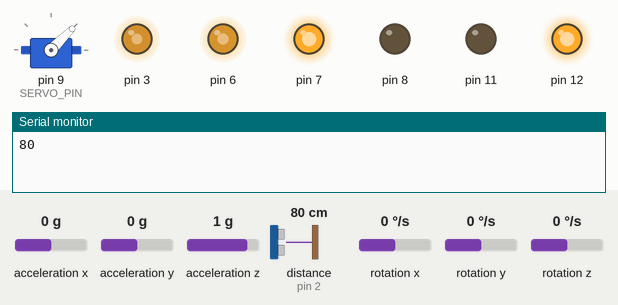
Simulated run of this sketch. Board: Arduino Uno, built with avr-gcc and run on an emulated ATmega328P. Parts: servo, output pins drawn as LEDs (lit = HIGH), the last lines printed to the serial monitor. Inputs (shaded band) come from the test bench; at power-on: distance to the obstacle (sensor on pin 2) 80 cm, acceleration x 0 g, acceleration y 0 g, acceleration z 1 g, rotation x 0 °/s, rotation y 0 °/s, rotation z 0 °/s. The echo pulse lasts 58.3 µs per cm.

Above: at 1.2 s.
1.3 s: distance to the obstacle (sensor on pin 2) set to 120 cm
At 3.4 s:
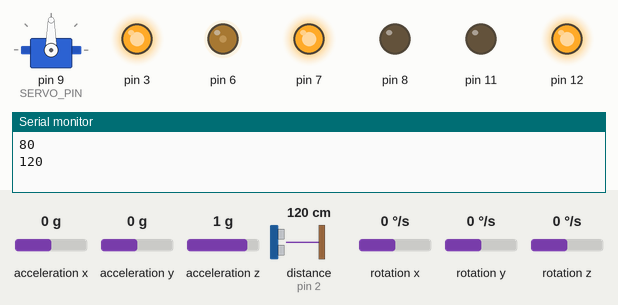
4.5 s: distance to the obstacle (sensor on pin 2) set to 104 cm
6.2 s: distance to the obstacle (sensor on pin 2) set to 97 cm
At 10.9 s:
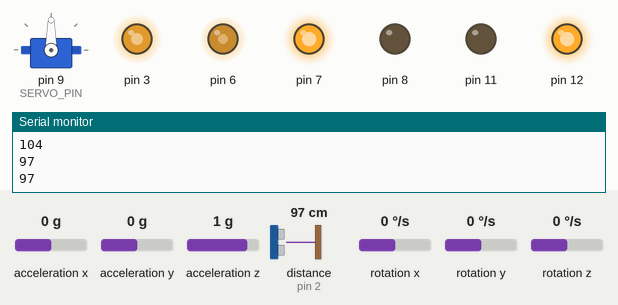
11.6 s: distance to the obstacle (sensor on pin 2) set to 98 cm
At 15.5 s:
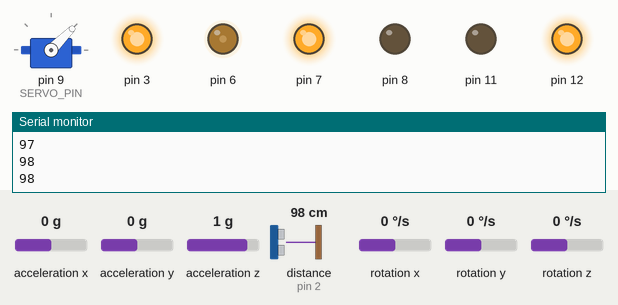
16.6 s: distance to the obstacle (sensor on pin 2) set to 250 cm
At 17.5 s:
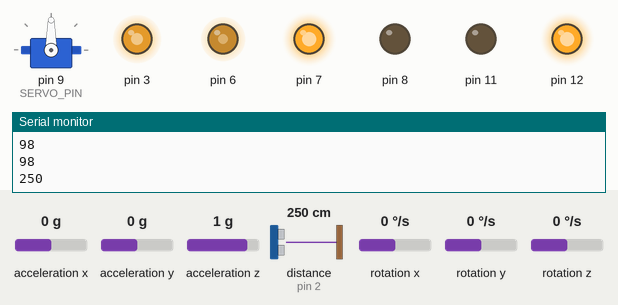
Timing chart, 0 to 19.1 s (numbered marks = the images above; inputs shaded):
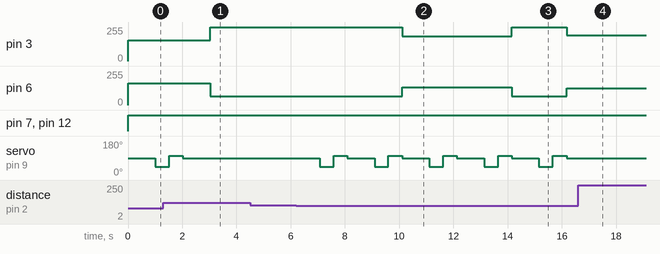

The sketch:

FinalServoTurnAlg.ino
```cpp
//global variables
int frontDistance;
int rightDistance;
int leftDistance;
int limit = 1000;
int startTurn = -1;

//set up distance sensor and servo
#include <Servo.h>
#include <HC_SR04.h>

#define SERVO_PIN 9
#define TRIG_PIN 10
#define ECHO_PIN 2
#define ECHO_INT 0
#define CENTER 90
#define DESIRED_DISTANCE 50

Servo actuator;
HC_SR04 dist_sensor(TRIG_PIN, ECHO_PIN, ECHO_INT);

//set up motor
#include <motor_control.h>

//set up MPU6050
#include <MPU6050.h>
#define SDA 4
#define SCL 5
MPU6050 sensor(SDA, SCL);

//set up PID
#include <PID_v1.h>
double setpoint = -1;
double input;
double output;
double kp = 5;
double ki = 5;
double kd = 0;
PID controller(&input, &output, &setpoint, kp, ki, kd, DIRECT);

//set up State for the PID
#include <State.h>
State controller_state;

void setup() {
  // put your setup code here, to run once:
  //initialize serial monitor for debugging
   Serial.begin(9600);

  //initialize motor setup
    motor_setup();

   //initialize MPU6050
    sensor.initialize();
    sensor.update();

  //initialize State variables
   controller_state.setLinearState(160);
   controller_state.setRotationState(-1);

  //set PID parameters
    controller.SetOutputLimits(-95, 95);
    controller.SetSampleTime(25);
    controller.SetMode(1);

  //initialize distance sensor
  dist_sensor.begin();
  dist_sensor.start();

  //Attach servo to servo pin, and rotate to point sensor forward
  actuator.attach(SERVO_PIN);
  actuator.write(90);
}

void loop() {
  // put your main code here, to run repeatedly:
  // get angular velocity input for PID
  sensor.update();
  double angVelReading = sensor.get_ang_vel('z');
  input = angVelReading;

  // compute PID
  controller.Compute();

  // set direction based on State
  setpoint = controller_state.getRotationState();

  // set motor power based on PID
  raw_motor_control(controller_state.getLinearState() - output , controller_state.getLinearState() + output);

  // check front distance with sensor
  actuator.write(90);
  delay(1000);
  if(dist_sensor.isFinished()) {
    frontDistance = getDistance();
  }

  Serial.println(frontDistance);

  //keep changing the limit every second
  if (millis() > limit) {
    limit += 1000;
  }

  //only do this when the servo is close-ish to a wall in the front
  if (frontDistance < 100) {
  // move servo and check left distance once a second
//  if (millis() > limit) {
   actuator.write(45);
   if(dist_sensor.isFinished()) {

     leftDistance = getDistance();
   }
   delay(500);

   // compare front and left distances and move accordingly
   if (leftDistance > frontDistance) {
    controller_state.setRotationState(-45);
    startTurn = millis();
   }

   // else compare right distance and front distance and move accordingly
   else {
     actuator.write(103);
     if(dist_sensor.isFinished()) {
       rightDistance = getDistance();
     }
     delay(500);

     if (rightDistance > frontDistance) {
       controller_state.setRotationState(45);
       startTurn = millis();
     }
     else {
      controller_state.setRotationState(0);
     }
   }

   if ((startTurn == -1) || (millis() - startTurn == 100)) {
    controller_state.setRotationState(0);
   }
  }
//  }
}

//create a method to check distance
int getDistance() {
  int distance = dist_sensor.getRange();
  dist_sensor.start();
  return distance;
}
```

Measured:
- the behaviour switches between 100 and 99 cm on distance to the obstacle (sensor on pin 2) (found by bisection; images 1 and 2)
- the behaviour switches between 97 and 98 cm on distance to the obstacle (sensor on pin 2) (found by bisection; images 2 and 3)
- after the input at 1.3 s, pin 3: 154/255 → 255/255 after 1.7 s; pin 6: 165/255 → 65/255 after 1.7 s; servo on pin 9 (SERVO_PIN): goes on until 2.0 s, then stays 90°
- after the input at 6.2 s, pin 3: 255/255 → 187/255 after 3.9 s; pin 6: 65/255 → 132/255 after 3.9 s; servo on pin 9 (SERVO_PIN): 90° → 45° after 0.87 s, → 103° 0.51 s later, → 90° 0.50 s later, → 45° 1.0 s later, … (7 changes in this stretch)
- after the input at 11.6 s, pin 3: 187/255 → 255/255 after 2.5 s, → 193/255 2.0 s later; pin 6: 132/255 → 65/255 after 2.5 s, → 126/255 2.0 s later
- after the input at 16.6 s, servo on pin 9 (SERVO_PIN): stays 90° (without the input it goes to 45° after 0.58 s)
